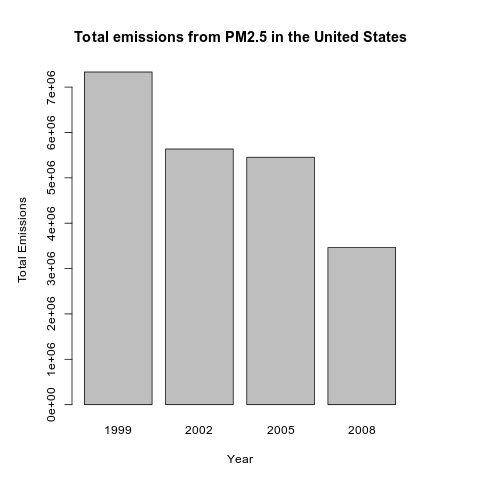

Recreate this plot in R.
# Load data
source("./getData.R")

# Initial PNG file
png(filename = "plot1.png")
par(mar=c(5, 5, 5, 5))

# Summary
NEI_1 <- with(NEI, tapply(Emissions, year, FUN = sum))

# Create plot
barplot(NEI_1, xlab = "Year", ylab = "Total Emissions (tons)", main="Total emissions from PM2.5 in the United States")

# Close file
dev.off()